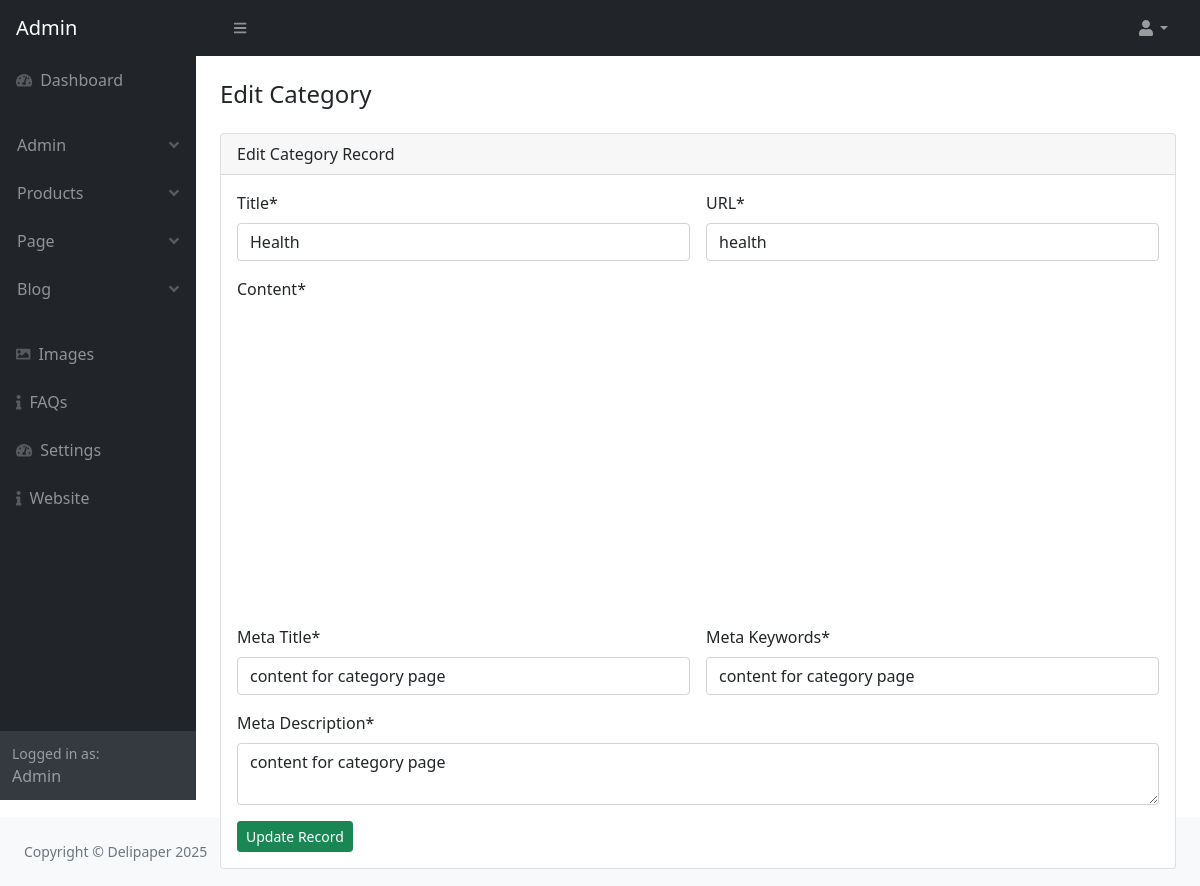
The app's page /admin/category_edit.php?edit=1 (signed in), older data.
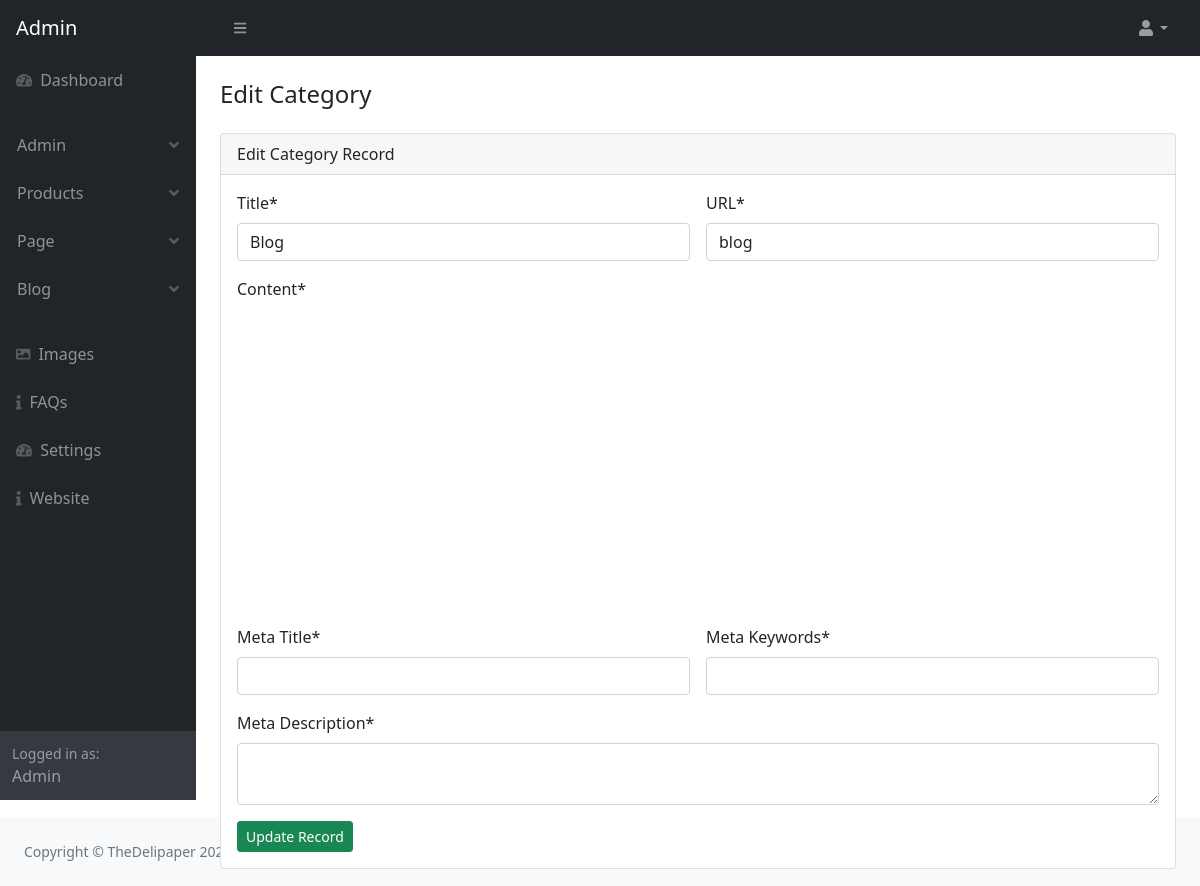
The same page, newer data.
### tables this page shows
CREATE TABLE `category` (
  `category_id` int(11) NOT NULL AUTO_INCREMENT,
  `category_name` varchar(500) NOT NULL,
  `category_url` varchar(500) NOT NULL,
  `category_content` text NOT NULL,
  `meta_title` varchar(500) NOT NULL,
  `meta_description` varchar(500) NOT NULL,
  `meta_keywords` varchar(500) NOT NULL,
  PRIMARY KEY (`category_id`)
);

CREATE TABLE `setting` (
  `setting_id` int(11) NOT NULL AUTO_INCREMENT,
  `website_title` varchar(500) NOT NULL,
  `website_url` varchar(500) NOT NULL,
  `website_logo` varchar(500) NOT NULL,
  `website_favicon` varchar(500) NOT NULL,
  `website_head_code` text NOT NULL,
  `ad_code_one` text NOT NULL,
  `ad_code_two` text NOT NULL,
  `ad_code_three` text NOT NULL,
  `footer_text` text NOT NULL,
  `facebook` varchar(255) NOT NULL,
  `twitter` varchar(255) NOT NULL,
  `instagram` varchar(25) NOT NULL,
  `pinterest` varchar(255) NOT NULL,
  PRIMARY KEY (`setting_id`)
);

### admin/category_edit.php (the view, shortened to what this page needs)
<?php require_once('parts/top.php'); ?>
<link href="https://cdn.quilljs.com/1.3.6/quill.snow.css" rel="stylesheet">
</head>
<body class="sb-nav-fixed">
   <?php require_once('parts/navbar.php'); ?>
   <div id="layoutSidenav">
      <?php require_once('parts/sidebar.php'); ?>
      <div id="layoutSidenav_content">
         <main>
            <div class="main-content-container container-fluid px-4">
               <div class="category-header ">
                  <div class="col-12 mt-4  mb-4 ">
                     <h4 class="mb-3">Edit Category</h4>
                  </div>
               </div>
               <div class="card mb-1">
                  <div class="card-header">
                     Edit Category Record
                  </div>
                  <?php
                  require_once('parts/db.php');
                  if (isset($_GET['edit'])) {
                     $edit_id = $_GET['edit'];
                     $select_category = "SELECT * FROM category WHERE category_id='$edit_id'";
                     $run_category = mysqli_query($conn, $select_category);
                     $row_category = mysqli_fetch_array($run_category);
                     $category_name = $row_category['category_name'];
                     $category_url = $row_category['category_url'];
                     $meta_title = $row_category['meta_title'];
                     $meta_description = $row_category['meta_description'];
                     $meta_keywords = $row_category['meta_keywords'];
                  }
                  ?>
                  <div class="card-body">
                     <form class="row g-3" action="" method="post" enctype="multipart/form-data">
                        <div class="col-md-6">
                           <label class="form-label">Title*</label>
                           <input type="text" name="category_name" id="category_name"
                              value="<?php echo $category_name; ?>" class="form-control" autofocus required />
                        </div>
                        <div class="col-md-6">
                           <label class="form-label">URL*</label>
                           <input type="text" name="category_url" id="category_url"
                              value="<?php echo $category_url; ?>" class="form-control" required />
                        </div>
                        <div class="col-md-12">
                           <label class="form-label">Content*</label>
                           <div id="editor-container" style="height: 300px;"></div>
                        </div>
                        <div class="col-md-6">
                           <label class="form-label">Meta Title*</label>
                           <input type="text" name="meta_title" value="<?php echo $meta_title; ?>"
                              class="form-control" required />
                        </div>
                        <div class="col-md-6">
                           <label class="form-label">Meta Keywords*</label>
                           <input type="text" name="meta_keywords" value="<?php echo $meta_keywords; ?>"
                              class="form-control">
                        </div>
                        <div class="col-md-12">
                           <label class="form-label">Meta Description*</label>
                           <textarea name="meta_description"
                              class="form-control"><?php echo $meta_description; ?></textarea>
                        </div>
                        <br><br>
                        <div class="col-md-12">
                           <input type="submit" name="insert_btn" class="btn btn-sm btn-success"
                              value="Update Record" />
                        </div>
                     </form>
                  </div>
               </div>
            </div>
      </div>
   </div>
   <?php require_once('parts/footer.php'); ?>
</body>
</html>

### admin/parts/footer.php
<footer class="py-4 bg-light mt-auto">
    <div class="container-fluid px-4">
        <div class="d-flex align-items-center justify-content-between small">
            <div class="text-muted">Copyright &copy; <?php echo $website_title; ?> <?php echo  date("Y"); ?></div>
        </div>
    </div>
</footer>

Row changes from the older to the newer data that the page shows:
changed category: category_name "Health" → "Blog"; category_url "health" → "blog"; meta_title "content for category page" → (not shown); meta_keywords "content for category page" → (not shown); meta_description "content for category page" → (not shown)
changed setting: website_title "Delipaper" → "TheDelipaper"
